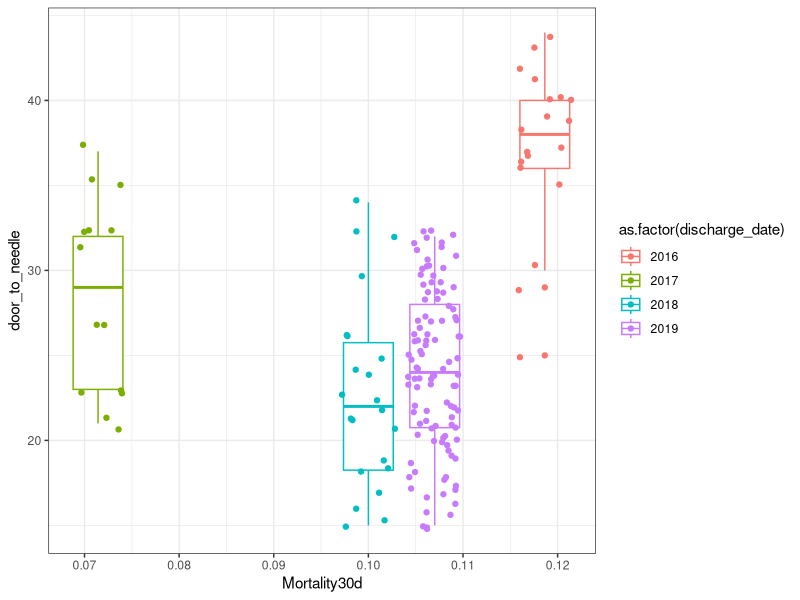
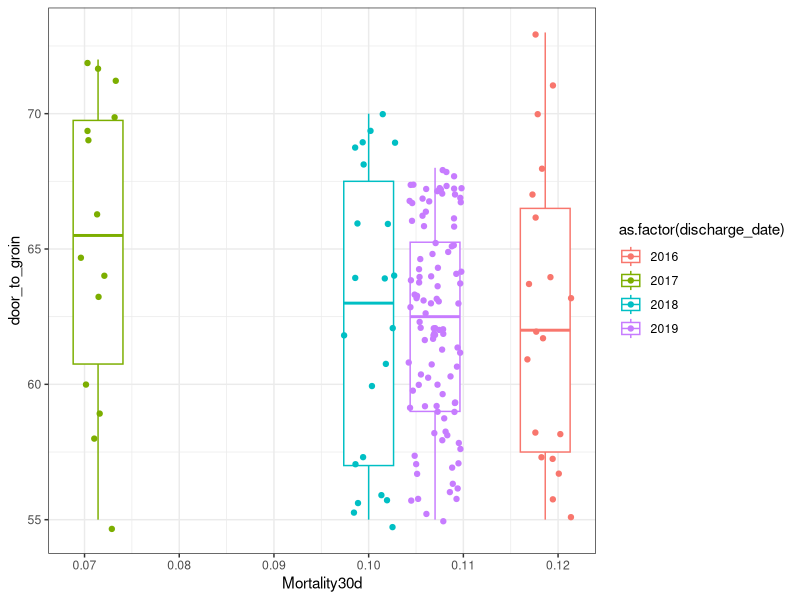
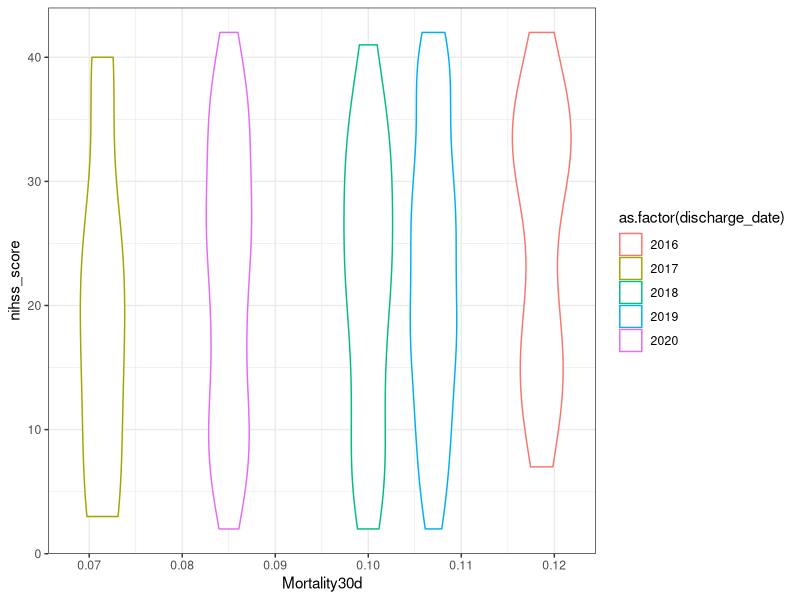
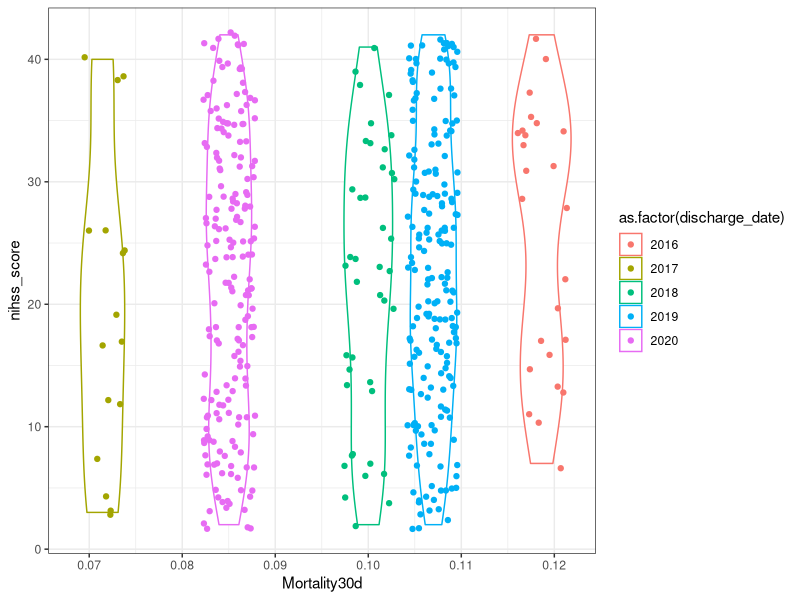
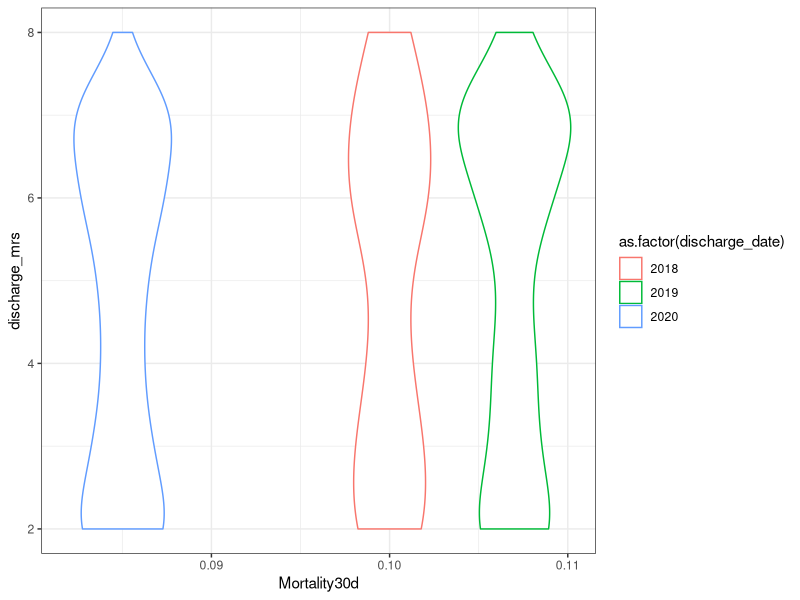
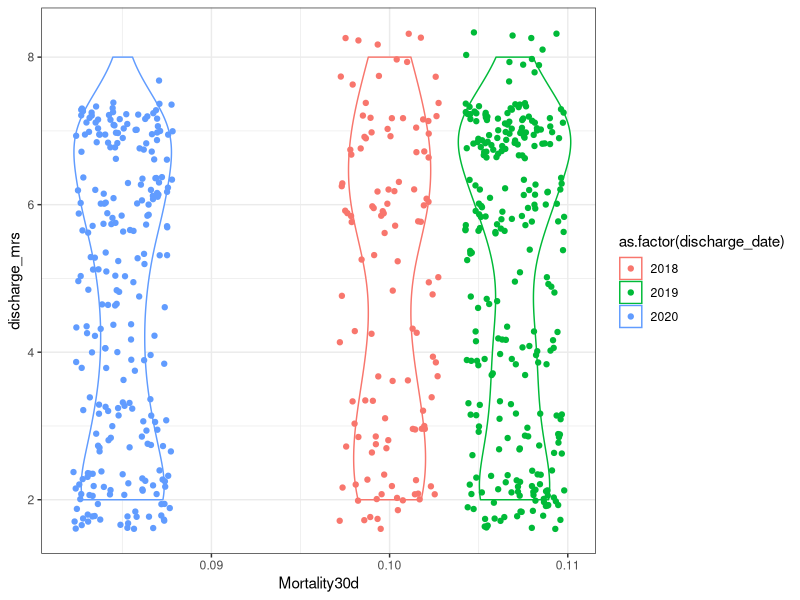

Source code (R) for these figures, in order:
## ---- chunk 1
knitr::opts_chunk$set(echo = TRUE)
library(readxl)
library(tidyverse)
library(tibble)
library(skimr)
library(magrittr)
library(purrr)
## ---- chunk 2
#loading resq dataset
resq_data <- read_excel("resq-raw-data/sample_hospital.xlsx")

#checking what rows that include NA values
resq_data %>%
  summarise_all(funs(sum(is.na(.)))) %>%
  pivot_longer(everything()) %>%
  filter(value > 0)

#replacing NA's with zero's
resq_data %<>%
  replace(is.na(.), 99)

#just checking if nihss_score actually is numeric - stated as a text in resq data legend tab in excel
class(resq_data$nihss_score)

#creating tribbles for each variable/legend
trib_department_type<-tribble(
~department_type, ~DeptTypeStr, 
  1, "neurology",  
  2, "neurosurgery", 
  3, "anesthesiology/resusccitation/critical care department",  
  4, "internal medicine", 
  5, "geriatrics",  
  6,  "other",
  99, "Unknown",
) 

trib_hosp_in<-tribble(
  ~hospitalized_in, ~HospInStr,
  1, "Stroke unit/ICU",
  2, "Other monitored bed (telemetry)",
  3, "Standard bed",
  99, "Not applicable",
)

trib_stroke_type<-tribble(
  ~stroke_type, ~StrokeTypeStr,
  1, "Ischemic Stroke",
  2, "Intracerebral hemorrhage",
  3, "Transient ischemic attack - TIA",
  4, "Subarachnoid hemorrhage",
  5, "Cerebral venous thrombosis",
  6, "Undetermined",
  99, "Not applicable",
)

trib_NIHSS<-tribble(
  ~nihss, ~NIHSSStr,
  1, "Not performed",
  2, "Performed", 
  3, "Not known",
  99, "Unknown",
)

trib_CT_MRI<-tribble(
  ~ct_mri, ~CTMRIStr,
  1, "Not performed",
  2, "Performed",
  3, "Not known",
  99, "Not applicable",
)

trib_CT_Time<-tribble(
  ~ct_time, ~ctTimeStr,
  1, "Within 1 hour after admission",
  2, "Later than 1 hour after admission",
  99, "Not applicable",
)

trib_recanalization_procedures<-tribble(
  ~recanalization_procedures, ~RecanProcStr,
  1, "Not done - primary centre / comprehensive centre",
  2, "IV tPa - primary centre / comprehensive centre",
  3, "IV tPa + endovascular treatment - comprehensive centre",
  4, "Endovascular treatment alone - comprehensive centre",
  5, "IV tPa + referred to another centre for endovascular treatment - primary centre",
  6, "Referred to another centre for endovascular treatment - primary centre",
  7, "Patient referred to another centre for endovascular treatment and hospitalization continues at the referred to centre - comprehensive centre",
  8, "Patient referred for endovascular treatment and patient is returned to the initial centre - comprehensive centre",
  9, "Patient was returned to the initial centre after recanalization procedures were performed at another centre", 
  99, "Not applicable",
)

trib_dysphagia_screening<-tribble(
  ~dysphagia_screening, ~DysphagiaStr,
  1, "Yes/Guss test",
  2, "Yes/other test",
  3, "Was performed at another center",
  4, "No",
  5, "Patient could not be tested (intubated)",
  6, "Not known",
  99, "Not applicable",
)

trib_afib_flutter<-tribble(
  ~afib_flutter, ~AfibFlutterStr,
  1, "Known aFib", 
  2, "Newly-detected at admission",
  3, "Detected during hospilization",
  4, "Not detected",
  5, "Not known",
  99, "Not applicable",
)

trib_antithrombotics<-tribble(
  ~antithrombotics, ~AntithromboticsStr,
  1, "antiplatelets",
  2, "Vitamin K antagonist",
  3, "dabigratan",
  4, "rivaroxaban",
  5, "apixaban",
  6, "edoxaban",
  7, "LMWH or heparin in prophylactic dose",
  8, "LMWH or heparin in full anticoagulant dose",
  9, "Not prescriped\but recommended",
  10, "Nothing",
  99, "Not applicable",
)

trib_statin<-tribble(
  ~statin, ~StatinStr,
  1, "Yes",
  2, "No",
  3, "Not known",
  99, "Not applicable",
)

trib_smoking_cessation<-tribble(
  ~smoking_cessation, ~SmokingCessationStr,
  1, "Yes",
  2, "No",
  3, "Not a smoker",
  99, "Unknown",
)

trib_antihypertensive<-tribble(
  ~antihypertensive, ~AntihypertensiveStr,
  1, "Yes",
  2, "No",
  3, "Not known",
  99, "Not applicable",
)

trib_discharge_dest<-tribble(
  ~discharge_destination, ~DistDestStr,
  1, "Home",
  2, "Transferred within the same centre",
  3, "Transferred to another centre",
  4, "Social care facility",
  5, "Dead",
  99, "Not applicable",
)

trib_discharge_mrs<-tribble(
  ~discharge_mrs, ~DistMRSStr,
  1, "unknown/calculate",
  2, "0",
  3, "1",
  4, "2",
  5, "3",
  6, "4",
  7, "5",
  8, "6",
  99, "Not Applicable",
)

#getting a summary of the resq data
skim(resq_data)
summary(resq_data$department_type)

# you don't need to add trib_department_type to the left_join... 
resq_merge <- resq_data %>%
  left_join(trib_department_type, by="department_type") %>%
  left_join(trib_hosp_in, by="hospitalized_in") %>%
  left_join(trib_stroke_type, by="stroke_type") %>%
  left_join(trib_NIHSS, by="nihss") %>%
  left_join(trib_CT_MRI, by="ct_mri") %>% 
  left_join(trib_CT_Time, by="ct_time") %>%
  left_join(trib_recanalization_procedures, by="recanalization_procedures") %>%
  left_join(trib_dysphagia_screening, by="dysphagia_screening") %>%
  left_join(trib_afib_flutter, by="afib_flutter") %>% 
  left_join(trib_antithrombotics, by="antithrombotics") %>%
  left_join(trib_statin, by="statin") %>%
  left_join(trib_smoking_cessation, by="smoking_cessation") %>% 
  left_join(trib_antihypertensive, by="antihypertensive") %>% 
  left_join(trib_discharge_mrs, by="discharge_mrs") %>% 
  left_join(trib_discharge_dest, by="discharge_destination") 
  

## ---- chunk 3
resq_mort<-resq_merge %>%
  mutate(
    within30DayMort = if_else((hospital_days <= 30 & DistDestStr == "Dead"), 1, 0), 
  ) 
  
resq_mort %<>%
  dplyr::group_by(discharge_date)%>%
  mutate(
    Mortality30d = mean(within30DayMort)
  ) 

#df<-resq_mort %>% dplyr::group_by(discharge_date) %>% summarise(Mortality30d =mean(within30DayMort))


# THERE IS NO DTN/DTG DATA IN 2020, IT IS EMPTY IN RAW DATA AS WELL

p_dtn <- ggplot(resq_mort[resq_mort$door_to_needle<99 & resq_mort$discharge_date<2201,], aes(x = Mortality30d, y = door_to_needle, color=as.factor(discharge_date))) + geom_boxplot() + geom_jitter() + theme_bw()


p_dtg <- ggplot(resq_mort[resq_mort$door_to_groin<99 & resq_mort$discharge_date<2201,], aes(x = Mortality30d, y = door_to_groin, color=as.factor(discharge_date))) + geom_boxplot() + geom_jitter() + theme_bw()

p_nihss_score_jitter <- ggplot(resq_mort[resq_mort$nihss_score<99 & resq_mort$discharge_date<2201,], aes(x = Mortality30d, y = nihss_score, color=as.factor(discharge_date))) + geom_violin() + geom_jitter() + theme_bw()

p_nihss_score <- ggplot(resq_mort[resq_mort$nihss_score<99 & resq_mort$discharge_date<2201,], aes(x = Mortality30d, y = nihss_score, color=as.factor(discharge_date))) + geom_violin() + theme_bw()

#this might have way too many dots to show. decreases readability
p_dis_mrs_jitter <- ggplot(resq_mort[resq_mort$discharge_mrs>1 & resq_mort$discharge_mrs<99 & resq_mort$discharge_date<2201,], aes(x = Mortality30d, y = discharge_mrs, color=as.factor(discharge_date))) + geom_violin() + geom_jitter() + theme_bw()

p_dis_mrs <- ggplot(resq_mort[resq_mort$discharge_mrs>1 & resq_mort$discharge_mrs<99 & resq_mort$discharge_date<2201,], aes(x = Mortality30d, y = discharge_mrs, color=as.factor(discharge_date))) + geom_violin() + theme_bw()

p_dtn
p_dtg
p_nihss_score
p_nihss_score_jitter
p_dis_mrs
p_dis_mrs_jitter
